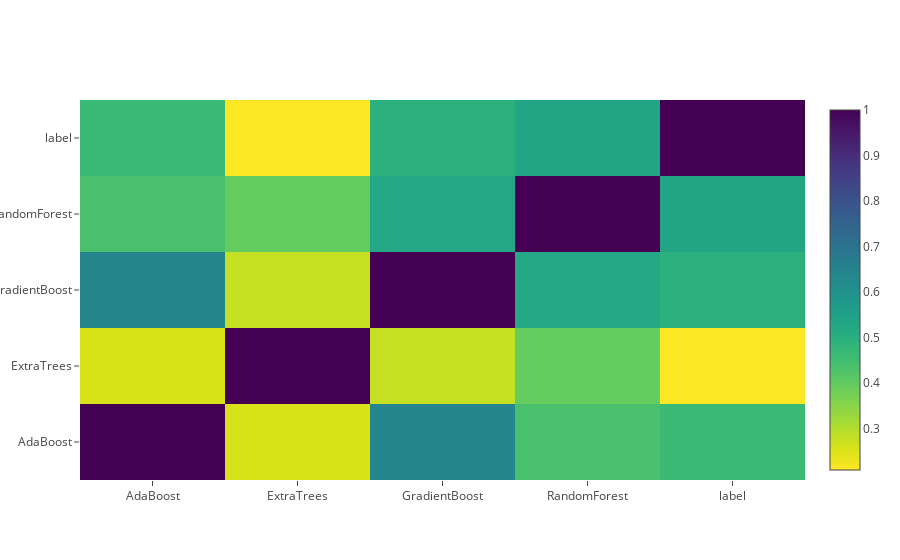

The cell this chart's notebook holds for it:
### Code cell
# 可视化第一层模型的相关程度
data = [
    go.Heatmap(
        z= base_predictions_train.astype(float).corr().values ,
        x= base_predictions_train.columns.values,
        y= base_predictions_train.columns.values,
          colorscale='Viridis',
            showscale=True,
            reversescale = True
    )
]

py.iplot(data, filename='labelled-heatmap')

### Figure 1 — Plotly figure (JSON) as saved in the notebook; plotly's stock layout.template omitted (floating-point values rounded to 4 significant figures)
{"data": [{"colorscale": "Viridis", "reversescale": true, "showscale": true, "type": "heatmap", "x": ["AdaBoost", "ExtraTrees", "GradientBoost", "RandomForest", "label"], "y": ["AdaBoost", "ExtraTrees", "GradientBoost", "RandomForest", "label"], "z": [[1, 0.2563, 0.641, 0.4399, 0.4629], [0.2563, 1, 0.2775, 0.3964, 0.2091], [0.641, 0.2775, 1, 0.5284, 0.4966], [0.4399, 0.3964, 0.5284, 1, 0.5351], [0.4629, 0.2091, 0.4966, 0.5351, 1]]}], "layout": {}}
